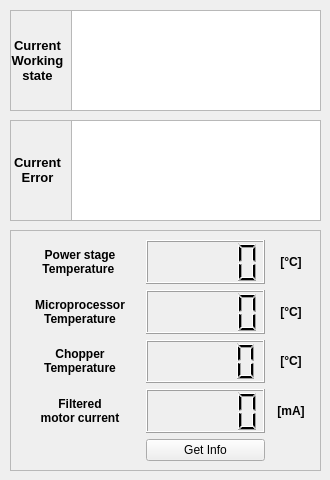
    <widget class="QWidget" name="tab_2">
     <attribute name="title">
      <string>    Status    </string>
     </attribute>
     <widget class="QFrame" name="frame_7">
      <property name="geometry">
       <rect>
        <x>10</x>
        <y>230</y>
        <width>311</width>
        <height>241</height>
       </rect>
      </property>
      <property name="frameShape">
       <enum>QFrame::StyledPanel</enum>
      </property>
      <property name="frameShadow">
       <enum>QFrame::Raised</enum>
      </property>
      <widget class="QWidget" name="gridLayoutWidget">
       <property name="geometry">
        <rect>
         <x>10</x>
         <y>10</y>
         <width>291</width>
         <height>221</height>
        </rect>
       </property>
       <layout class="QGridLayout" name="gridLayout">
        <item row="0" column="0">
         <widget class="QLabel" name="label_31">
          <property name="text">
           <string>&lt;html&gt;&lt;head/&gt;&lt;body&gt;&lt;p align=&quot;center&quot;&gt;&lt;span style=&quot; font-weight:600;&quot;&gt;Power stage&lt;br/&gt;Temperature &lt;/span&gt;&lt;/p&gt;&lt;/body&gt;&lt;/html&gt;</string>
          </property>
         </widget>
        </item>
        <item row="2" column="0">
         <widget class="QLabel" name="label_33">
          <property name="text">
           <string>&lt;html&gt;&lt;head/&gt;&lt;body&gt;&lt;p align=&quot;center&quot;&gt;&lt;span style=&quot; font-weight:600;&quot;&gt;Chopper&lt;br/&gt;Temperature&lt;/span&gt;&lt;/p&gt;&lt;/body&gt;&lt;/html&gt;</string>
          </property>
         </widget>
        </item>
        <item row="2" column="1">
         <widget class="QLCDNumber" name="status_ChopperTemp_LCD"/>
        </item>
        <item row="0" column="1">
         <widget class="QLCDNumber" name="status_powerStageTemp_LCD"/>
        </item>
        <item row="3" column="0">
         <widget class="QLabel" name="label_34">
          <property name="text">
           <string>&lt;html&gt;&lt;head/&gt;&lt;body&gt;&lt;p align=&quot;center&quot;&gt;&lt;span style=&quot; font-weight:600;&quot;&gt;Filtered&lt;br/&gt;motor current&lt;/span&gt;&lt;/p&gt;&lt;/body&gt;&lt;/html&gt;</string>
          </property>
         </widget>
        </item>
        <item row="3" column="1">
         <widget class="QLCDNumber" name="filteredMotorCurrent_LCD"/>
        </item>
        <item row="1" column="1">
         <widget class="QLCDNumber" name="status_MicroprocesorTemp_LCD"/>
        </item>
        <item row="1" column="0">
         <widget class="QLabel" name="label_32">
          <property name="text">
           <string>&lt;html&gt;&lt;head/&gt;&lt;body&gt;&lt;p align=&quot;center&quot;&gt;&lt;span style=&quot; font-weight:600;&quot;&gt;Microprocessor&lt;br/&gt;Temperature&lt;/span&gt;&lt;/p&gt;&lt;/body&gt;&lt;/html&gt;</string>
          </property>
         </widget>
        </item>
        <item row="0" column="2">
         <widget class="QLabel" name="label_35">
          <property name="maximumSize">
           <size>
            <width>40</width>
            <height>16777215</height>
           </size>
          </property>
          <property name="text">
           <string>&lt;html&gt;&lt;head/&gt;&lt;body&gt;&lt;p align=&quot;center&quot;&gt;&lt;span style=&quot; font-weight:600;&quot;&gt;[°C]&lt;/span&gt;&lt;/p&gt;&lt;/body&gt;&lt;/html&gt;</string>
          </property>
         </widget>
        </item>
        <item row="1" column="2">
         <widget class="QLabel" name="label_39">
          <property name="text">
           <string>&lt;html&gt;&lt;head/&gt;&lt;body&gt;&lt;p align=&quot;center&quot;&gt;&lt;span style=&quot; font-weight:600;&quot;&gt;[°C]&lt;/span&gt;&lt;/p&gt;&lt;/body&gt;&lt;/html&gt;</string>
          </property>
         </widget>
        </item>
        <item row="2" column="2">
         <widget class="QLabel" name="label_36">
          <property name="text">
           <string>&lt;html&gt;&lt;head/&gt;&lt;body&gt;&lt;p align=&quot;center&quot;&gt;&lt;span style=&quot; font-weight:600;&quot;&gt;[°C]&lt;/span&gt;&lt;/p&gt;&lt;/body&gt;&lt;/html&gt;</string>
          </property>
         </widget>
        </item>
        <item row="3" column="2">
         <widget class="QLabel" name="label_37">
          <property name="text">
           <string>&lt;html&gt;&lt;head/&gt;&lt;body&gt;&lt;p align=&quot;center&quot;&gt;&lt;span style=&quot; font-weight:600;&quot;&gt;[mA]&lt;/span&gt;&lt;/p&gt;&lt;/body&gt;&lt;/html&gt;</string>
          </property>
         </widget>
        </item>
        <item row="4" column="1">
         <widget class="QPushButton" name="pushButton">
          <property name="text">
           <string>Get Info</string>
          </property>
         </widget>
        </item>
       </layout>
      </widget>
     </widget>
     <widget class="QFrame" name="frame_10">
      <property name="geometry">
       <rect>
        <x>10</x>
        <y>10</y>
        <width>311</width>
        <height>101</height>
       </rect>
      </property>
      <property name="frameShape">
       <enum>QFrame::StyledPanel</enum>
      </property>
      <property name="frameShadow">
       <enum>QFrame::Raised</enum>
      </property>
      <widget class="QWidget" name="horizontalLayoutWidget_19">
       <property name="geometry">
        <rect>
         <x>0</x>
         <y>0</y>
         <width>311</width>
         <height>101</height>
        </rect>
       </property>
       <layout class="QHBoxLayout" name="horizontalLayout_19">
        <item>
         <widget class="QLabel" name="label_30">
          <property name="maximumSize">
           <size>
            <width>60</width>
            <height>200</height>
           </size>
          </property>
          <property name="text">
           <string>&lt;html&gt;&lt;head/&gt;&lt;body&gt;&lt;p align=&quot;center&quot;&gt;&lt;span style=&quot; font-size:10pt; font-weight:600;&quot;&gt;Current&lt;br/&gt;Working&lt;br/&gt;state&lt;/span&gt;&lt;/p&gt;&lt;/body&gt;&lt;/html&gt;</string>
          </property>
         </widget>
        </item>
        <item>
         <widget class="QTextEdit" name="status_workingState_TE">
          <property name="maximumSize">
           <size>
            <width>250</width>
            <height>16777215</height>
           </size>
          </property>
         </widget>
        </item>
       </layout>
      </widget>
     </widget>
     <widget class="QFrame" name="frame_11">
      <property name="geometry">
       <rect>
        <x>10</x>
        <y>120</y>
        <width>311</width>
        <height>101</height>
       </rect>
      </property>
      <property name="frameShape">
       <enum>QFrame::StyledPanel</enum>
      </property>
      <property name="frameShadow">
       <enum>QFrame::Raised</enum>
      </property>
      <widget class="QWidget" name="horizontalLayoutWidget">
       <property name="geometry">
        <rect>
         <x>0</x>
         <y>0</y>
         <width>311</width>
         <height>101</height>
        </rect>
       </property>
       <layout class="QHBoxLayout" name="horizontalLayout_8">
        <item>
         <widget class="QLabel" name="label_38">
          <property name="maximumSize">
           <size>
            <width>60</width>
            <height>16777215</height>
           </size>
          </property>
          <property name="text">
           <string>&lt;html&gt;&lt;head/&gt;&lt;body&gt;&lt;p align=&quot;center&quot;&gt;&lt;span style=&quot; font-size:10pt; font-weight:600;&quot;&gt;Current&lt;br/&gt;Error&lt;/span&gt;&lt;/p&gt;&lt;/body&gt;&lt;/html&gt;</string>
          </property>
         </widget>
        </item>
        <item>
         <widget class="QTextEdit" name="status_error_TE">
          <property name="maximumSize">
           <size>
            <width>250</width>
            <height>16777215</height>
           </size>
          </property>
         </widget>
        </item>
       </layout>
      </widget>
     </widget>
    </widget>
